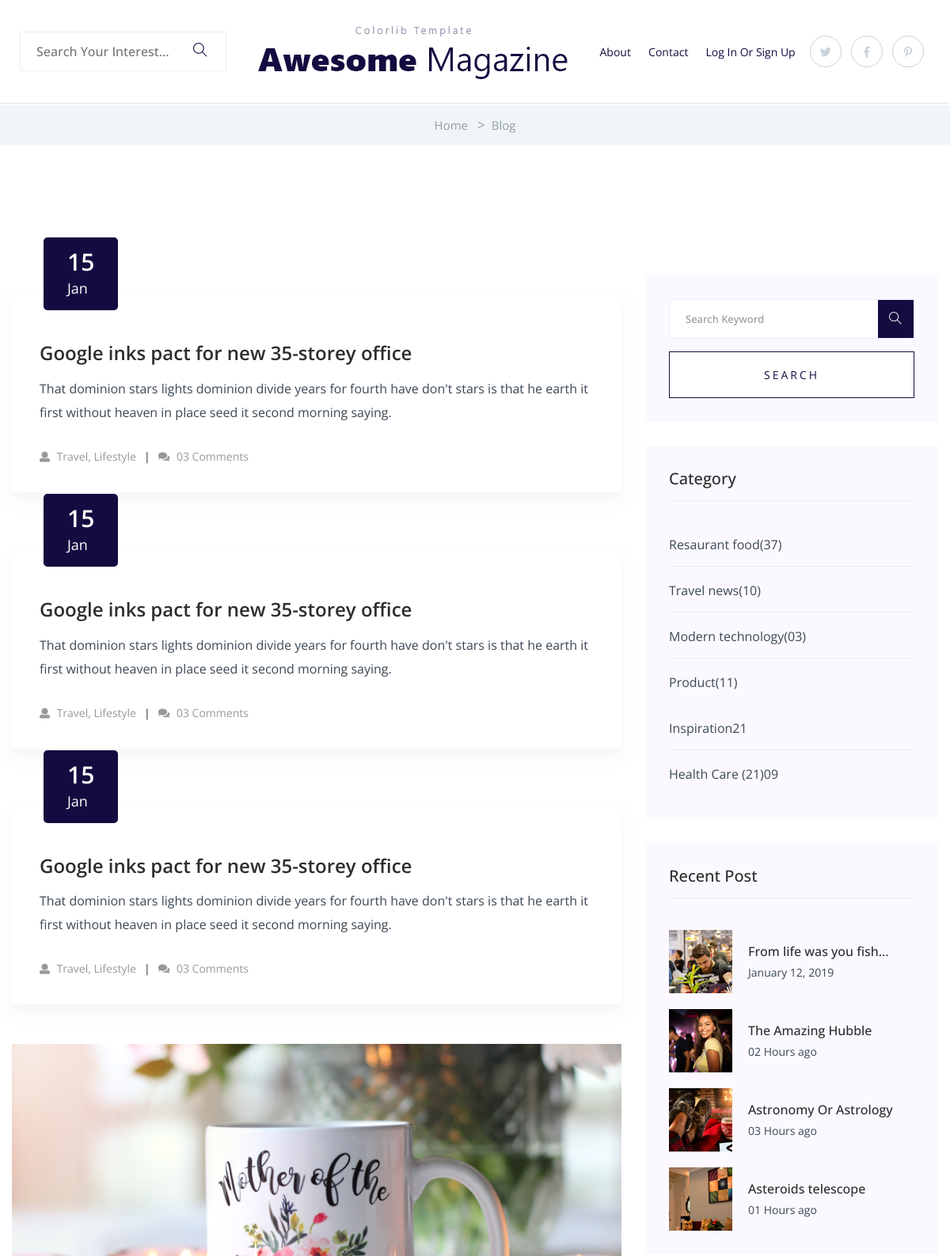
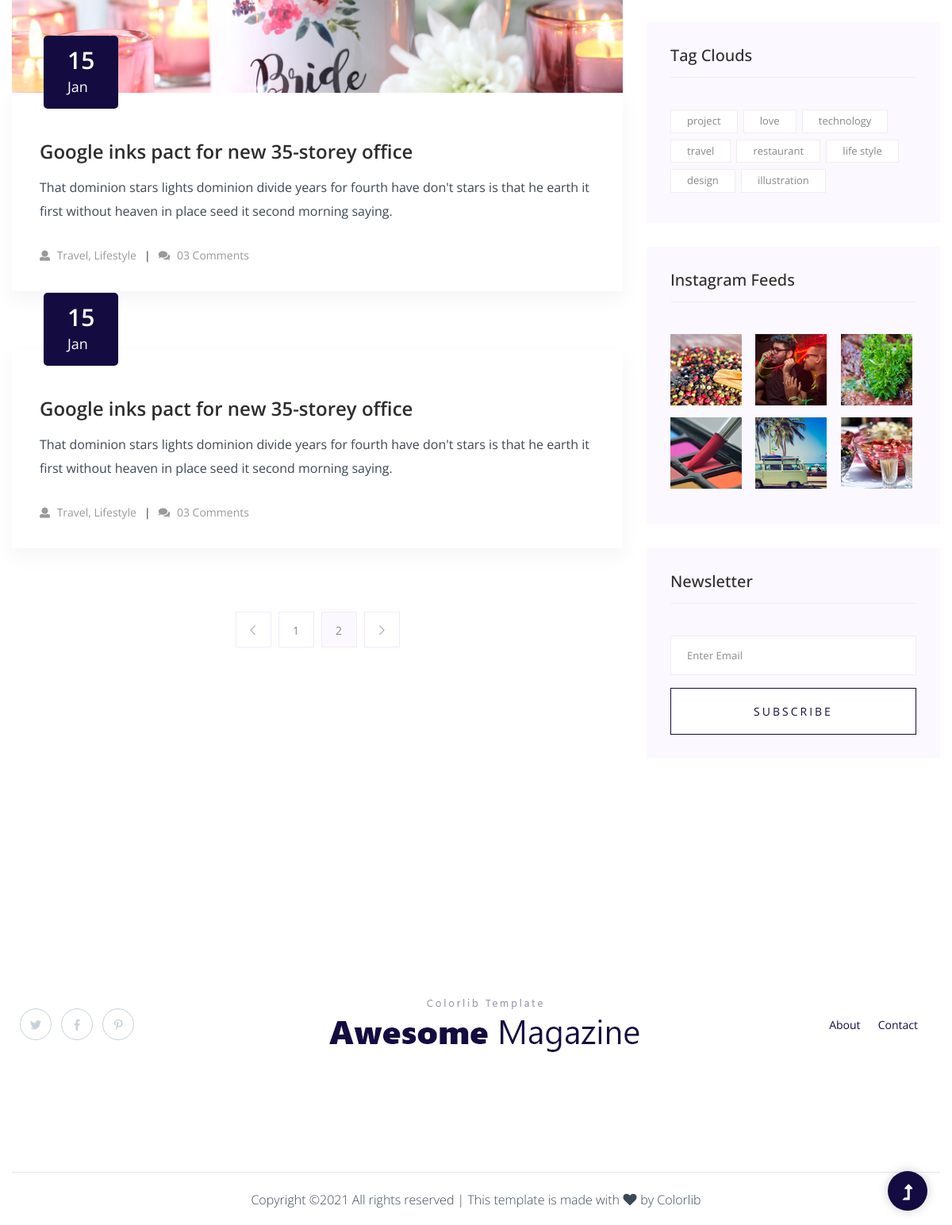
The page /blog/ on the database as committed earlier (2 pictures, top to bottom).
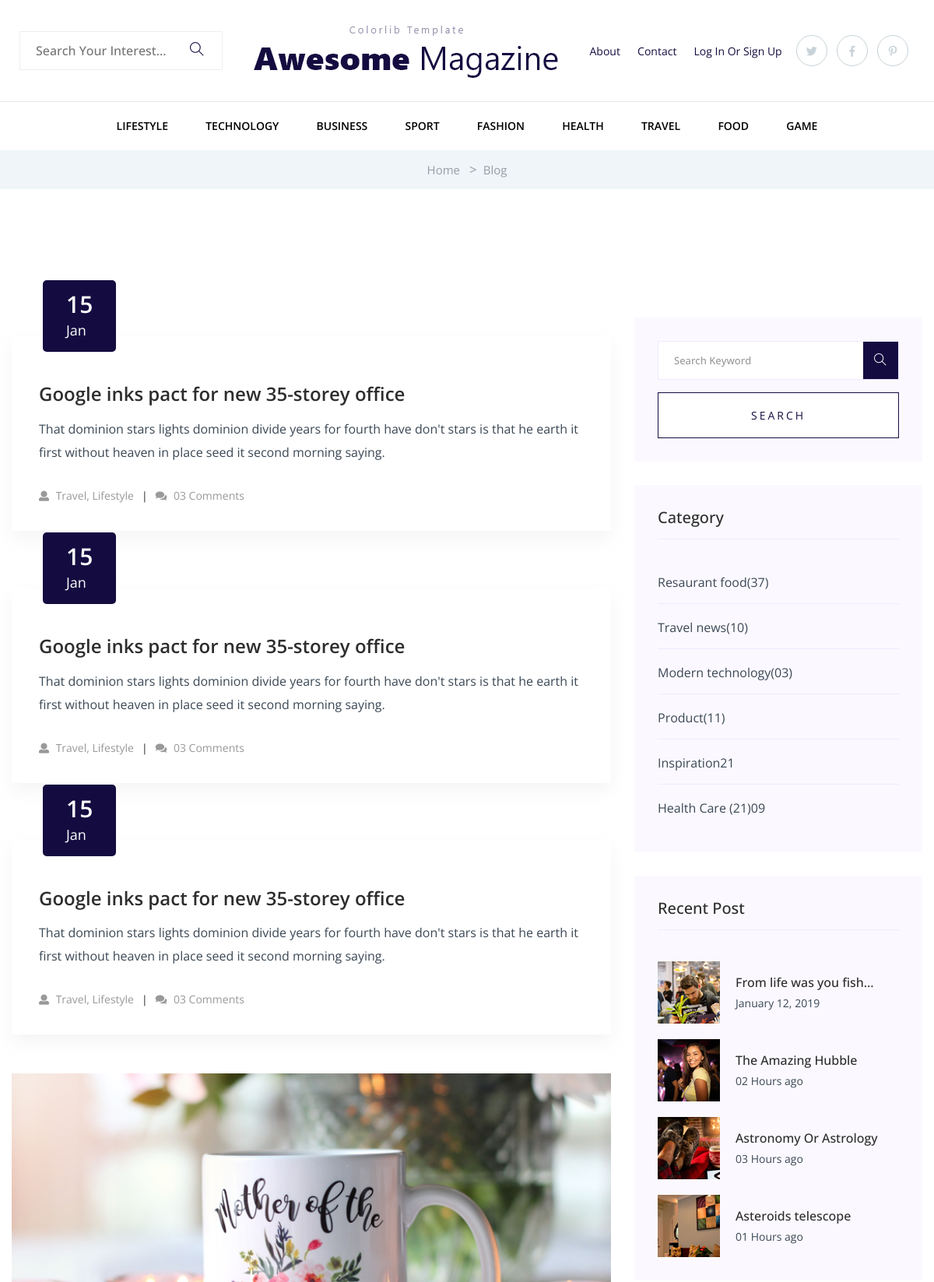
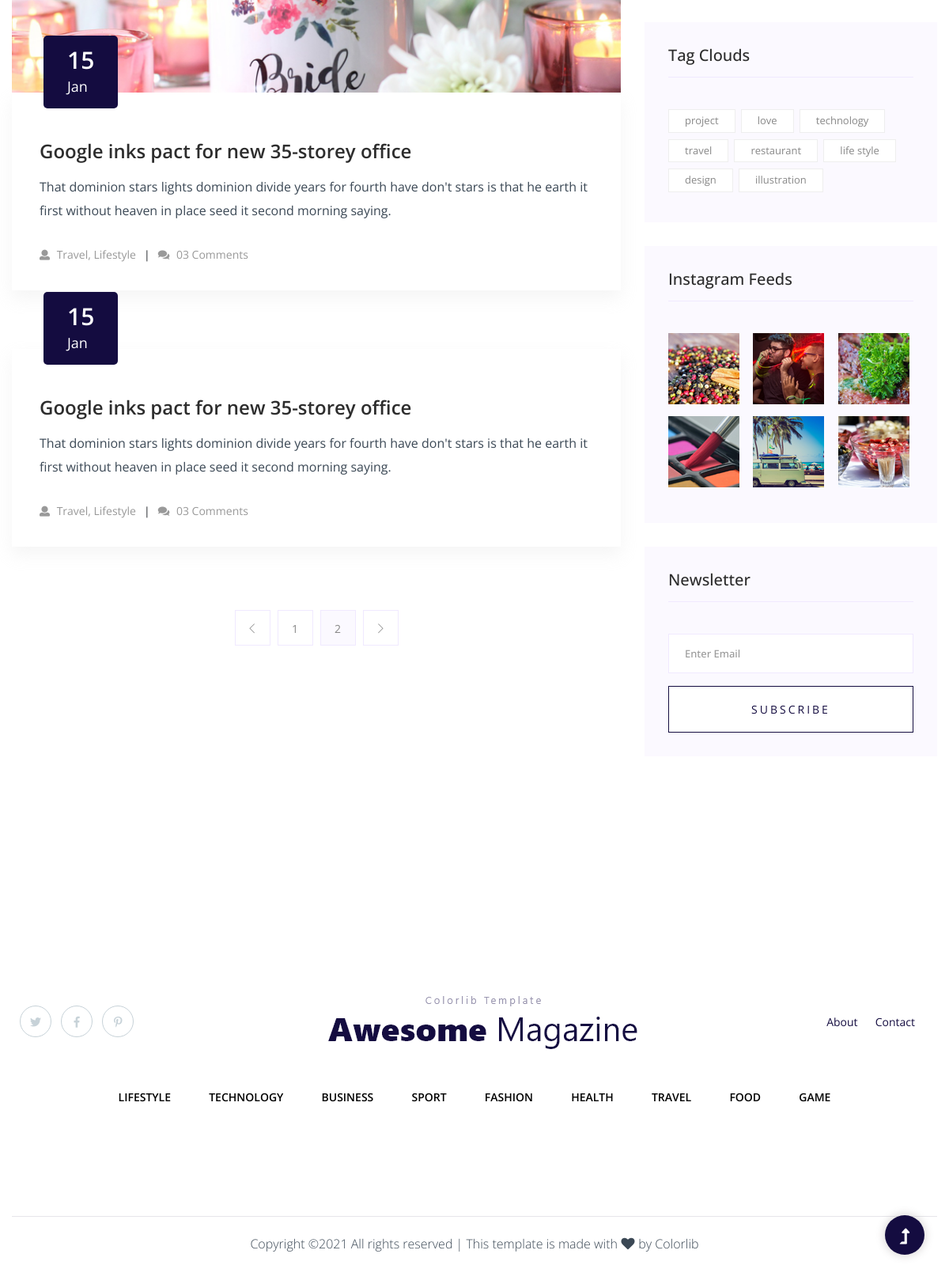
The same page on the database as committed later (2 pictures, top to bottom).
### news/models.py (models this page shows, shortened)
class Category (models.Model):
    title = models.CharField(max_length=400)
    image = models.ImageField(upload_to="imgs/", blank=True)

### news/views.py (the view)
# urls.py: path('blog/', blog, name='blog'),
def blog(request):
    categorys = Category.objects.all()
    context = {
        "Categorys" : categorys
    }
    return render(request, 'blog.html', context)

### templates/blog.html (shortened to what the changed rows need)
{% load static %}
<!doctype html>
<html class="no-js" lang="zxx">
<head>
    <link rel="stylesheet" href="{% static '' %}assets/css/bootstrap.min.css">
    <link rel="stylesheet" href="{% static '' %}assets/css/owl.carousel.min.css">
    <link rel="stylesheet" href="{% static '' %}assets/css/slicknav.css">
    <link rel="stylesheet" href="{% static '' %}assets/css/animate.min.css">
    <link rel="stylesheet" href="{% static '' %}assets/css/hamburgers.min.css">
    <link rel="stylesheet" href="{% static '' %}assets/css/magnific-popup.css">
    <link rel="stylesheet" href="{% static '' %}assets/css/fontawesome-all.min.css">
    <link rel="stylesheet" href="{% static '' %}assets/css/themify-icons.css">
    <link rel="stylesheet" href="{% static '' %}assets/css/themify-icons.css">
    <link rel="stylesheet" href="{% static '' %}assets/css/slick.css">
    <link rel="stylesheet" href="{% static '' %}assets/css/nice-select.css">
    <link rel="stylesheet" href="{% static '' %}assets/css/style.css">
    <link rel="stylesheet" href="{% static '' %}assets/css/responsive.css">
</head>
<body>
    <header>
       <div class="header-area">
            <div class="main-header ">
               <div class="header-bottom  header-sticky">
                    <div class="container-fluid">
                        <div class="row align-items-center">
                            <div class="col-12">
                                <div class="main-menu text-center d-none d-lg-block">
                                    <nav>
                                        <ul id="navigation">
                                            {% for index in Categorys %}
                                                <li><a href="/category/{{index.id}}">{{index.title}}</a></li>
                                            {% endfor %}
                                        </ul>
                                    </nav>
                                </div>
                            </div>
                        </div>
                    </div>
               </div>
            </div>
       </div>
    </header>
    <main>
        <section class="blog_area section-padding">
            <div class="container">
                <div class="row">
                    <div class="col-lg-8 mb-5 mb-lg-0">
                        <div class="blog_left_sidebar">
                            <article class="blog_item">
                                <div class="blog_details">
                                    <a class="d-inline-block" href="{% url 'blog-details' %}">
                                        <h2 class="blog-head" style="color: #2d2d2d;">Google inks pact for new 35-storey office</h2>
                                    </a>
                                </div>
                            </article>
                            <article class="blog_item">
                                <div class="blog_details">
                                    <a class="d-inline-block" href="{% url 'blog-details' %}">
                                        <h2 class="blog-head" style="color: #2d2d2d;">Google inks pact for new 35-storey office</h2>
                                    </a>
                                </div>
                            </article>
                            <article class="blog_item">
                                <div class="blog_details">
                                    <a class="d-inline-block" href="{% url 'blog-details' %}">
                                        <h2 class="blog-head" style="color: #2d2d2d;">Google inks pact for new 35-storey office</h2>
                                    </a>
                                </div>
                            </article>
                            <article class="blog_item">
                                <div class="blog_details">
                                    <a class="d-inline-block" href="{% url 'blog-details' %}">
                                        <h2 class="blog-head" style="color: #2d2d2d;">Google inks pact for new 35-storey office</h2>
                                    </a>
                                </div>
                            </article>
                            <article class="blog_item">
                                <div class="blog_details">
                                    <a class="d-inline-block" href="{% url 'blog-details' %}">
                                        <h2 class="blog-head" style="color: #2d2d2d;">Google inks pact for new 35-storey office</h2>
                                    </a>
                                </div>
                            </article>
                        </div>
                    </div>
                </div>
            </div>
        </section>
    </main>
    <footer>
        <div class="footer-area footer-padding">
            <div class="header-area">
                <div class="main-header ">
                   <div class="header-bottom header-bottom2 ">
                        <div class="container-fluid">
                            <div class="row align-items-center">
                                <div class="col-12">
                                    <div class="main-menu text-center">
                                        <nav>
                                            <ul>
                                                {% for index in Categorys %}
                                                <li><a href="/category/{{index.id}}">{{index.title}}</a></li>
                                                {% endfor %}
                                            </ul>
                                        </nav>
                                    </div>
                                </div>
                            </div>
                        </div>
                   </div>
                </div>
           </div>
        </div>
    </footer>
    </body>
</html>

Rows that differ between the two databases and show on the page:
added Category: title "LIFESTYLE"
added Category: title "TECHNOLOGY"
added Category: title "BUSINESS"
added Category: title "SPORT"
added Category: title "FASHION"
added Category: title "HEALTH"
added Category: title "TRAVEL"
added Category: title "FOOD"
added Category: title "GAME"
